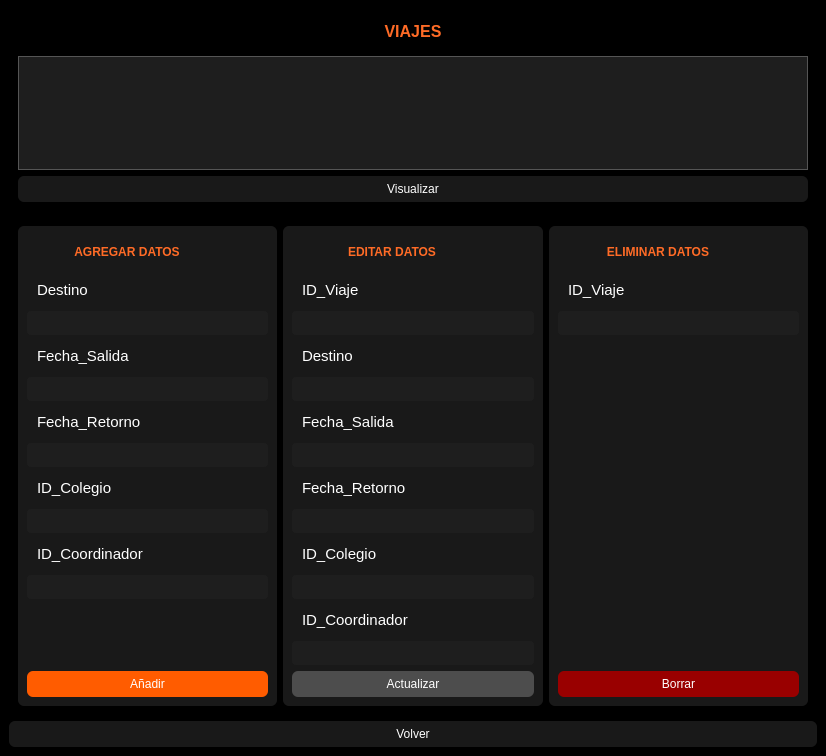
<?xml version="1.0" encoding="UTF-8"?>
<ui version="4.0">
 <class>MainWindow</class>
 <widget class="QMainWindow" name="MainWindow">
  <property name="geometry">
   <rect>
    <x>0</x>
    <y>0</y>
    <width>826</width>
    <height>756</height>
   </rect>
  </property>
  <property name="windowTitle">
   <string>MainWindow</string>
  </property>
  <property name="styleSheet">
   <string notr="true">background-color: rgb(0, 0, 0);</string>
  </property>
  <widget class="QWidget" name="centralwidget">
   <layout class="QGridLayout" name="gridLayout">
    <item row="6" column="0">
     <widget class="QPushButton" name="pushButton_viajevolver">
      <property name="styleSheet">
       <string notr="true">background-color: rgb(25, 25, 25);
color: white;
border-radius: 6px;
padding: 6px;
</string>
      </property>
      <property name="text">
       <string>Volver</string>
      </property>
     </widget>
    </item>
    <item row="0" column="0">
     <widget class="QWidget" name="widget" native="true">
      <property name="minimumSize">
       <size>
        <width>0</width>
        <height>100</height>
       </size>
      </property>
      <property name="maximumSize">
       <size>
        <width>10000</width>
        <height>300</height>
       </size>
      </property>
      <layout class="QVBoxLayout" name="verticalLayout">
       <item>
        <widget class="QTextBrowser" name="textBrowser">
         <property name="maximumSize">
          <size>
           <width>16777215</width>
           <height>32</height>
          </size>
         </property>
         <property name="styleSheet">
          <string notr="true">background-color: rgb(0, 0, 0);</string>
         </property>
         <property name="frameShape">
          <enum>QFrame::NoFrame</enum>
         </property>
         <property name="html">
          <string>&lt;!DOCTYPE HTML PUBLIC &quot;-//W3C//DTD HTML 4.0//EN&quot; &quot;http://www.w3.org/TR/REC-html40/strict.dtd&quot;&gt;
&lt;html&gt;&lt;head&gt;&lt;meta name=&quot;qrichtext&quot; content=&quot;1&quot; /&gt;&lt;style type=&quot;text/css&quot;&gt;
p, li { white-space: pre-wrap; }
&lt;/style&gt;&lt;/head&gt;&lt;body style=&quot; font-family:'MS Shell Dlg 2'; font-size:8.25pt; font-weight:400; font-style:normal;&quot;&gt;
&lt;p align=&quot;center&quot; style=&quot; margin-top:0px; margin-bottom:0px; margin-left:0px; margin-right:0px; -qt-block-indent:0; text-indent:0px;&quot;&gt;&lt;span style=&quot; font-size:12pt; font-weight:600; color:#ff6b26;&quot;&gt;VIAJES&lt;/span&gt;&lt;/p&gt;&lt;/body&gt;&lt;/html&gt;</string>
         </property>
        </widget>
       </item>
       <item>
        <widget class="QTableWidget" name="tableWidget_cliente">
         <property name="styleSheet">
          <string notr="true">/* Estilo general del QTableWidget */
QTableWidget {
    background-color: rgb(30, 30, 30); /* Fondo gris oscuro para la tabla */
    alternate-background-color: #3A3A3A; /* Opcional: para filas alternas, un poco más claro/oscuro */
    color: white; /* Color de texto predeterminado para las celdas */
    border: 1px solid #555555; /* Un borde sutil para la tabla */
    gridline-color: #555555; /* Color de las líneas de la cuadrícula */
}

/* Estilo de los encabezados horizontales (columnas) */
QTableWidget::item {
    padding: 5px; /* Espaciado dentro de las celdas */
}

QHeaderView::section {
    background-color:  rgb(30, 30, 30); /* ¡Fondo negro para el encabezado! */
    color: white; /* Letras blancas para el encabezado */
    padding: 4px; /* Espaciado dentro del encabezado */
    border: 1px solid #555555; /* Borde para las secciones del encabezado */
    border-bottom: 2px solid #FF692E; /* Borde inferior naranja para resaltar */
    font-weight: bold; /* Texto en negrita */
}

/* Estilo de los encabezados verticales (filas, si están visibles) */
QHeaderView::section:vertical {
    background-color: rgb(30, 30, 30); /* Fondo negro */
    color: white; /* Letras blancas */
    padding: 4px;
    border: 1px solid #555555;
    border-right: 2px solid #FF692E; /* Borde derecho naranja */
}

/* Estilo de la esquina entre los encabezados horizontal y vertical (si es visible) */
QTableWidget QTableCornerButton::section {
    background-color: #1e1e1e; /* Color deseado */
    border: 1px solid #555555; /* Mantén el borde para que coincida con los encabezados */
}


/* Estilo de selección de celdas (opcional) */
QTableWidget::item:selected {
    background-color: #FF692E; /* Color naranja para la selección */
    color: white; /* Texto blanco en la selección */
}</string>
         </property>
        </widget>
       </item>
       <item>
        <widget class="QPushButton" name="pushButton_visualviaje">
         <property name="styleSheet">
          <string notr="true">background-color: rgb(25, 25, 25);
color: white;
border-radius: 6px;
padding: 6px;
</string>
         </property>
         <property name="text">
          <string>Visualizar</string>
         </property>
        </widget>
       </item>
      </layout>
     </widget>
    </item>
    <item row="5" column="0">
     <widget class="QWidget" name="widget_4" native="true">
      <property name="styleSheet">
       <string notr="true"/>
      </property>
      <layout class="QHBoxLayout" name="horizontalLayout_2">
       <item>
        <widget class="QWidget" name="widget_5_agregar_datos" native="true">
         <property name="styleSheet">
          <string notr="true">background-color: rgb(25, 25, 25);
color: white;
border-radius: 6px;
padding: 6px;</string>
         </property>
         <layout class="QVBoxLayout" name="verticalLayout_3">
          <item>
           <widget class="QTextBrowser" name="textBrowser_4">
            <property name="minimumSize">
             <size>
              <width>150</width>
              <height>0</height>
             </size>
            </property>
            <property name="maximumSize">
             <size>
              <width>200</width>
              <height>34</height>
             </size>
            </property>
            <property name="html">
             <string>&lt;!DOCTYPE HTML PUBLIC &quot;-//W3C//DTD HTML 4.0//EN&quot; &quot;http://www.w3.org/TR/REC-html40/strict.dtd&quot;&gt;
&lt;html&gt;&lt;head&gt;&lt;meta name=&quot;qrichtext&quot; content=&quot;1&quot; /&gt;&lt;style type=&quot;text/css&quot;&gt;
p, li { white-space: pre-wrap; }
&lt;/style&gt;&lt;/head&gt;&lt;body style=&quot; font-family:'MS Shell Dlg 2'; font-size:8.25pt; font-weight:400; font-style:normal;&quot;&gt;
&lt;p align=&quot;center&quot; style=&quot; margin-top:0px; margin-bottom:0px; margin-left:0px; margin-right:0px; -qt-block-indent:0; text-indent:0px;&quot;&gt;&lt;span style=&quot; font-size:9pt; font-weight:600; color:#ff6b26;&quot;&gt;AGREGAR DATOS&lt;/span&gt;&lt;/p&gt;&lt;/body&gt;&lt;/html&gt;</string>
            </property>
           </widget>
          </item>
          <item>
           <widget class="QLabel" name="label_8">
            <property name="font">
             <font>
              <pointsize>11</pointsize>
             </font>
            </property>
            <property name="styleSheet">
             <string notr="true">color: rgb(255, 255, 255);</string>
            </property>
            <property name="text">
             <string>Destino</string>
            </property>
           </widget>
          </item>
          <item>
           <widget class="QLineEdit" name="lineEdit_9_destinoviajead">
            <property name="styleSheet">
             <string notr="true">    background-color: #1E1E1E;
    color: #FFFFFF;
    border: 1px;
    padding: 4px;
    border-radius: 4px;</string>
            </property>
           </widget>
          </item>
          <item>
           <widget class="QLabel" name="label">
            <property name="font">
             <font>
              <pointsize>11</pointsize>
             </font>
            </property>
            <property name="styleSheet">
             <string notr="true">color: rgb(255, 255, 255);</string>
            </property>
            <property name="text">
             <string>Fecha_Salida</string>
            </property>
           </widget>
          </item>
          <item>
           <widget class="QLineEdit" name="lineEdit_fechasalviajead">
            <property name="styleSheet">
             <string notr="true">    background-color: #1E1E1E;
    color: #FFFFFF;
    border: 1px;
    padding: 4px;
    border-radius: 4px;</string>
            </property>
           </widget>
          </item>
          <item>
           <widget class="QLabel" name="label_2">
            <property name="font">
             <font>
              <pointsize>11</pointsize>
             </font>
            </property>
            <property name="text">
             <string>Fecha_Retorno</string>
            </property>
           </widget>
          </item>
          <item>
           <widget class="QLineEdit" name="lineEdit_2_fecharetorviajead">
            <property name="styleSheet">
             <string notr="true">    background-color: #1E1E1E;
    color: #FFFFFF;
    border: 1px;
    padding: 4px;
    border-radius: 4px;</string>
            </property>
           </widget>
          </item>
          <item>
           <widget class="QLabel" name="label_9">
            <property name="font">
             <font>
              <pointsize>11</pointsize>
             </font>
            </property>
            <property name="text">
             <string>ID_Colegio</string>
            </property>
           </widget>
          </item>
          <item>
           <widget class="QLineEdit" name="lineEdit_8_idcolegioviajead">
            <property name="styleSheet">
             <string notr="true">    background-color: #1E1E1E;
    color: #FFFFFF;
    border: 1px;
    padding: 4px;
    border-radius: 4px;</string>
            </property>
           </widget>
          </item>
          <item>
           <widget class="QLabel" name="label_10">
            <property name="font">
             <font>
              <pointsize>11</pointsize>
             </font>
            </property>
            <property name="text">
             <string>ID_Coordinador</string>
            </property>
           </widget>
          </item>
          <item>
           <widget class="QLineEdit" name="lineEdit_9_idcoorviajead">
            <property name="styleSheet">
             <string notr="true">    background-color: #1E1E1E;
    color: #FFFFFF;
    border: 1px;
    padding: 4px;
    border-radius: 4px;</string>
            </property>
           </widget>
          </item>
          <item>
           <spacer name="verticalSpacer_3">
            <property name="orientation">
             <enum>Qt::Vertical</enum>
            </property>
            <property name="sizeHint" stdset="0">
             <size>
              <width>20</width>
              <height>40</height>
             </size>
            </property>
           </spacer>
          </item>
          <item>
           <widget class="QPushButton" name="pushButton_4_viajead">
            <property name="styleSheet">
             <string notr="true">    background-color: #FF5C00;
    color: white;
    border-radius: 6px;
    padding: 6px;</string>
            </property>
            <property name="text">
             <string>Añadir</string>
            </property>
           </widget>
          </item>
         </layout>
        </widget>
       </item>
       <item>
        <widget class="QWidget" name="widget_6_editar_datos" native="true">
         <property name="styleSheet">
          <string notr="true">background-color: rgb(25, 25, 25);
color: white;
border-radius: 6px;
padding: 6px;</string>
         </property>
         <layout class="QVBoxLayout" name="verticalLayout_4">
          <item>
           <widget class="QTextBrowser" name="textBrowser_2">
            <property name="maximumSize">
             <size>
              <width>200</width>
              <height>34</height>
             </size>
            </property>
            <property name="html">
             <string>&lt;!DOCTYPE HTML PUBLIC &quot;-//W3C//DTD HTML 4.0//EN&quot; &quot;http://www.w3.org/TR/REC-html40/strict.dtd&quot;&gt;
&lt;html&gt;&lt;head&gt;&lt;meta name=&quot;qrichtext&quot; content=&quot;1&quot; /&gt;&lt;style type=&quot;text/css&quot;&gt;
p, li { white-space: pre-wrap; }
&lt;/style&gt;&lt;/head&gt;&lt;body style=&quot; font-family:'MS Shell Dlg 2'; font-size:8.25pt; font-weight:400; font-style:normal;&quot;&gt;
&lt;p align=&quot;center&quot; style=&quot; margin-top:0px; margin-bottom:0px; margin-left:0px; margin-right:0px; -qt-block-indent:0; text-indent:0px;&quot;&gt;&lt;span style=&quot; font-size:9pt; font-weight:600; color:#ff6b26;&quot;&gt;EDITAR DATOS&lt;/span&gt;&lt;/p&gt;&lt;/body&gt;&lt;/html&gt;</string>
            </property>
           </widget>
          </item>
          <item>
           <widget class="QLabel" name="label_14">
            <property name="font">
             <font>
              <pointsize>11</pointsize>
             </font>
            </property>
            <property name="styleSheet">
             <string notr="true">color: rgb(255, 255, 255);</string>
            </property>
            <property name="text">
             <string>ID_Viaje</string>
            </property>
           </widget>
          </item>
          <item>
           <widget class="QLineEdit" name="lineEdit_14_idviajeedi">
            <property name="styleSheet">
             <string notr="true">    background-color: #1E1E1E;
    color: #FFFFFF;
    border: 1px;
    padding: 4px;
    border-radius: 4px;</string>
            </property>
           </widget>
          </item>
          <item>
           <widget class="QLabel" name="label_3">
            <property name="font">
             <font>
              <pointsize>11</pointsize>
             </font>
            </property>
            <property name="text">
             <string>Destino</string>
            </property>
           </widget>
          </item>
          <item>
           <widget class="QLineEdit" name="lineEdit_3_destinoviajeedi">
            <property name="styleSheet">
             <string notr="true">    background-color: #1E1E1E;
    color: #FFFFFF;
    border: 1px;
    padding: 4px;
    border-radius: 4px;</string>
            </property>
           </widget>
          </item>
          <item>
           <widget class="QLabel" name="label_4">
            <property name="font">
             <font>
              <pointsize>11</pointsize>
             </font>
            </property>
            <property name="text">
             <string>Fecha_Salida</string>
            </property>
           </widget>
          </item>
          <item>
           <widget class="QLineEdit" name="lineEdit_4_fechasalviajeedi">
            <property name="styleSheet">
             <string notr="true">    background-color: #1E1E1E;
    color: #FFFFFF;
    border: 1px;
    padding: 4px;
    border-radius: 4px;</string>
            </property>
           </widget>
          </item>
          <item>
           <widget class="QLabel" name="label_5">
            <property name="font">
             <font>
              <pointsize>11</pointsize>
             </font>
            </property>
            <property name="text">
             <string>Fecha_Retorno</string>
            </property>
           </widget>
          </item>
          <item>
           <widget class="QLineEdit" name="lineEdit_5_fecharetviajeedi">
            <property name="styleSheet">
             <string notr="true">    background-color: #1E1E1E;
    color: #FFFFFF;
    border: 1px;
    padding: 4px;
    border-radius: 4px;</string>
            </property>
           </widget>
          </item>
          <item>
           <widget class="QLabel" name="label_6">
            <property name="font">
             <font>
              <pointsize>11</pointsize>
             </font>
            </property>
            <property name="text">
             <string>ID_Colegio</string>
            </property>
           </widget>
          </item>
          <item>
           <widget class="QLineEdit" name="lineEdit_6_idcolegioviajeedi">
            <property name="styleSheet">
             <string notr="true">    background-color: #1E1E1E;
    color: #FFFFFF;
    border: 1px;
    padding: 4px;
    border-radius: 4px;</string>
            </property>
           </widget>
          </item>
          <item>
           <widget class="QLabel" name="label_7">
            <property name="font">
             <font>
              <pointsize>11</pointsize>
             </font>
            </property>
            <property name="text">
             <string>ID_Coordinador</string>
            </property>
           </widget>
          </item>
          <item>
           <widget class="QLineEdit" name="lineEdit_7_idcoorviajeedi">
            <property name="styleSheet">
             <string notr="true">    background-color: #1E1E1E;
    color: #FFFFFF;
    border: 1px;
    padding: 4px;
    border-radius: 4px;</string>
            </property>
           </widget>
          </item>
          <item>
           <spacer name="verticalSpacer_4">
            <property name="orientation">
             <enum>Qt::Vertical</enum>
            </property>
            <property name="sizeHint" stdset="0">
             <size>
              <width>20</width>
              <height>40</height>
             </size>
            </property>
           </spacer>
          </item>
          <item>
           <widget class="QPushButton" name="pushButton_3_viajeaact">
            <property name="styleSheet">
             <string notr="true">    background-color: #4D4D4D;
    color: white;
    border-radius: 6px;
    padding: 6px;</string>
            </property>
            <property name="text">
             <string>Actualizar</string>
            </property>
           </widget>
          </item>
         </layout>
        </widget>
       </item>
       <item>
        <widget class="QWidget" name="widget_7_eliminar" native="true">
         <property name="styleSheet">
          <string notr="true">background-color: rgb(25, 25, 25);
color: white;
border-radius: 6px;
padding: 6px;</string>
         </property>
         <layout class="QVBoxLayout" name="verticalLayout_5">
          <item>
           <widget class="QTextBrowser" name="textBrowser_3">
            <property name="maximumSize">
             <size>
              <width>200</width>
              <height>34</height>
             </size>
            </property>
            <property name="styleSheet">
             <string notr="true"/>
            </property>
            <property name="html">
             <string>&lt;!DOCTYPE HTML PUBLIC &quot;-//W3C//DTD HTML 4.0//EN&quot; &quot;http://www.w3.org/TR/REC-html40/strict.dtd&quot;&gt;
&lt;html&gt;&lt;head&gt;&lt;meta name=&quot;qrichtext&quot; content=&quot;1&quot; /&gt;&lt;style type=&quot;text/css&quot;&gt;
p, li { white-space: pre-wrap; }
&lt;/style&gt;&lt;/head&gt;&lt;body style=&quot; font-family:'MS Shell Dlg 2'; font-size:8.25pt; font-weight:400; font-style:normal;&quot;&gt;
&lt;p align=&quot;center&quot; style=&quot; margin-top:0px; margin-bottom:0px; margin-left:0px; margin-right:0px; -qt-block-indent:0; text-indent:0px;&quot;&gt;&lt;span style=&quot; font-size:9pt; font-weight:600; color:#ff6b26;&quot;&gt;ELIMINAR DATOS&lt;/span&gt;&lt;/p&gt;&lt;/body&gt;&lt;/html&gt;</string>
            </property>
           </widget>
          </item>
          <item>
           <widget class="QLabel" name="label_19">
            <property name="maximumSize">
             <size>
              <width>16777215</width>
              <height>16777215</height>
             </size>
            </property>
            <property name="font">
             <font>
              <pointsize>11</pointsize>
             </font>
            </property>
            <property name="styleSheet">
             <string notr="true">color: rgb(255, 255, 255);</string>
            </property>
            <property name="text">
             <string>ID_Viaje</string>
            </property>
           </widget>
          </item>
          <item>
           <widget class="QLineEdit" name="lineEdit_19_idviajeeli">
            <property name="styleSheet">
             <string notr="true">    background-color: #1E1E1E;
    color: #FFFFFF;
    border: 1px;
    padding: 4px;
    border-radius: 4px;</string>
            </property>
           </widget>
          </item>
          <item>
           <spacer name="verticalSpacer">
            <property name="orientation">
             <enum>Qt::Vertical</enum>
            </property>
            <property name="sizeHint" stdset="0">
             <size>
              <width>20</width>
              <height>40</height>
             </size>
            </property>
           </spacer>
          </item>
          <item>
           <widget class="QPushButton" name="pushButton_2_viajeeli">
            <property name="styleSheet">
             <string notr="true">    background-color: #990000;
    color: white;
    border-radius: 6px;
    padding: 6px;
</string>
            </property>
            <property name="text">
             <string>Borrar</string>
            </property>
           </widget>
          </item>
         </layout>
        </widget>
       </item>
      </layout>
     </widget>
    </item>
   </layout>
  </widget>
 </widget>
 <resources/>
 <connections/>
</ui>
